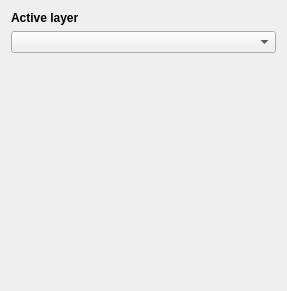
<?xml version="1.0" encoding="UTF-8"?>
<ui version="4.0">
 <class>Form</class>
 <widget class="QWidget" name="Form">
  <property name="geometry">
   <rect>
    <x>0</x>
    <y>0</y>
    <width>287</width>
    <height>291</height>
   </rect>
  </property>
  <property name="windowTitle">
   <string>Form</string>
  </property>
  <layout class="QGridLayout" name="gridLayout">
   <item row="0" column="0">
    <widget class="QLabel" name="label_2">
     <property name="font">
      <font>
       <weight>75</weight>
       <bold>true</bold>
      </font>
     </property>
     <property name="text">
      <string>Active layer</string>
     </property>
    </widget>
   </item>
   <item row="1" column="0">
    <widget class="QComboBox" name="combo_active_layer">
     <property name="sizeAdjustPolicy">
      <enum>QComboBox::AdjustToMinimumContentsLength</enum>
     </property>
    </widget>
   </item>
   <item row="2" column="0">
    <spacer name="verticalSpacer">
     <property name="orientation">
      <enum>Qt::Vertical</enum>
     </property>
     <property name="sizeHint" stdset="0">
      <size>
       <width>20</width>
       <height>40</height>
      </size>
     </property>
    </spacer>
   </item>
  </layout>
 </widget>
 <resources/>
 <connections/>
</ui>
